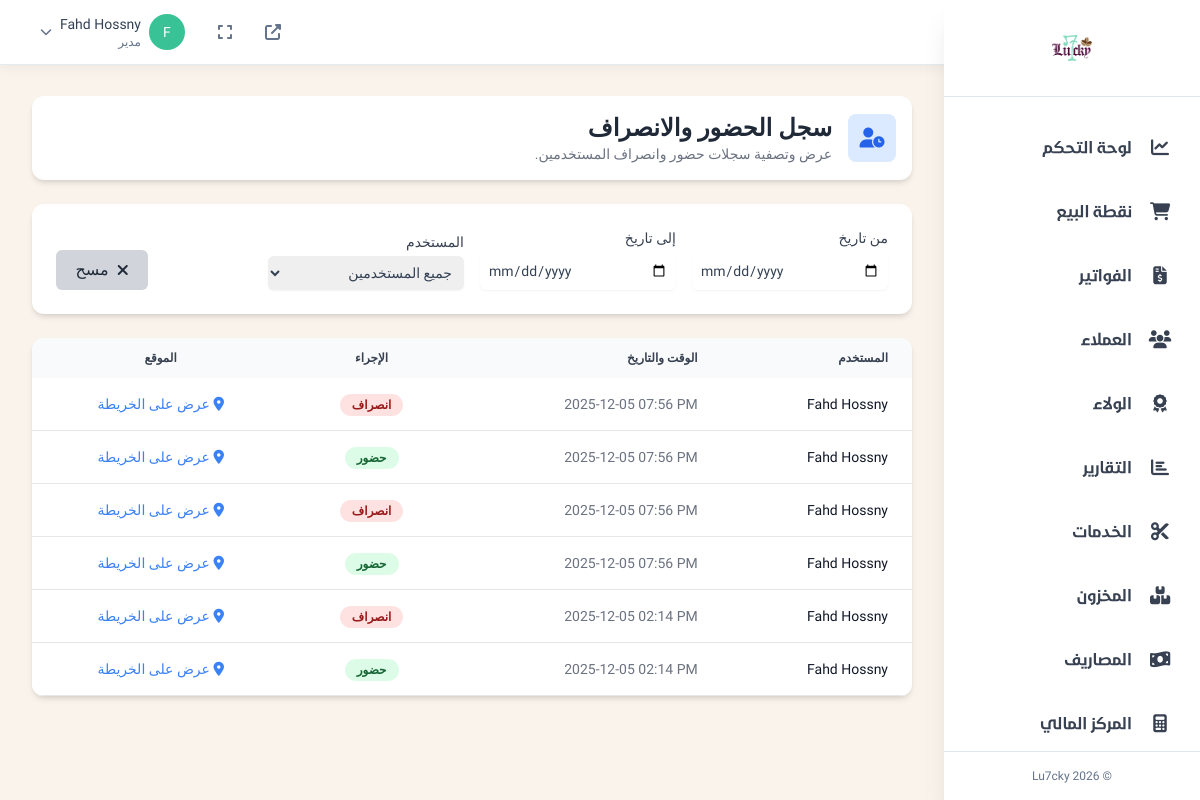
Page /admin/show_attendance.php (signed in) on the committed database.
### tables this page shows
CREATE TABLE `user_attendance_log` (
  `id` int(11) NOT NULL,
  `user_id` int(10) UNSIGNED NOT NULL,
  `event_type` enum('in','out') NOT NULL,
  `event_time` timestamp NOT NULL DEFAULT current_timestamp(),
  `latitude` decimal(10,8) DEFAULT NULL,
  `longitude` decimal(11,8) DEFAULT NULL,
  `break_rule_id` int(11) DEFAULT NULL
);

CREATE TABLE `users` (
  `id` int(10) UNSIGNED NOT NULL,
  `name` varchar(100) NOT NULL,
  `email` varchar(150) NOT NULL,
  `password` varchar(255) NOT NULL,
  `role_id` int(10) UNSIGNED NOT NULL,
  `is_active` tinyint(1) DEFAULT 1,
  `last_login` timestamp NULL DEFAULT NULL,
  `created_by` int(10) UNSIGNED DEFAULT NULL,
  `created_at` timestamp NOT NULL DEFAULT current_timestamp(),
  `updated_at` timestamp NOT NULL DEFAULT current_timestamp() ON UPDATE current_timestamp()
);

### admin/show_attendance.php (the view, shortened to what this page needs)
<?php
$database = new Database();
$db = $database->getConnection();
$filters = [
    'date_from' => $_GET['date_from'] ?? '',
    'date_to' => $_GET['date_to'] ?? '',
    'employee_id' => $_GET['employee_id'] ?? ''
];
$where_conditions = [];
$params = [];
$where_clause = count($where_conditions) > 0 ? 'WHERE ' . implode(' AND ', $where_conditions) : '';
$query = "
    SELECT
        log.event_time,
        u.name AS employee_name, -- Get name from the 'users' table
        log.event_type,
        log.latitude,
        log.longitude,
        br.break_name_ar
    FROM
        user_attendance_log AS log
    JOIN
        users AS u ON log.user_id = u.id -- JOIN with 'users' on user_id
    LEFT JOIN
        hr_break_rules AS br ON log.break_rule_id = br.id
    {$where_clause}
    ORDER BY
        log.event_time DESC
";
$stmt = $db->prepare($query);
$stmt->execute($params);
$attendance_logs = $stmt->fetchAll(PDO::FETCH_ASSOC);
$page_title = 'سجل الحضور والانصراف';
?>
<div class="bg-white rounded-xl shadow-md mb-6 p-4">
    <div class="flex items-center justify-between">
        <div class="flex items-center gap-4">
            <div class="w-12 h-12 bg-blue-100 text-blue-600 rounded-lg flex items-center justify-center text-xl"><i class="fas fa-user-clock"></i></div>
            <div>
                <h1 class="text-2xl font-bold text-gray-800"><?= $page_title ?></h1>
                <p class="text-sm text-gray-500">عرض وتصفية سجلات حضور وانصراف المستخدمين.</p>
            </div>
        </div>
    </div>
</div>
<div class="bg-white rounded-xl shadow-md mb-6 p-6">
    <form method="GET" action="">
        <div class="grid grid-cols-1 md:grid-cols-4 gap-4 items-end">
            <div>
                <label for="date_from" class="block text-sm font-medium text-gray-700">من تاريخ</label>
                <input type="date" id="date_from" name="date_from" value="<?= htmlspecialchars($filters['date_from']) ?>" class="mt-1 block w-full rounded-md border-gray-300 shadow-sm focus:border-indigo-500 focus:ring-indigo-500 sm:text-sm p-2">
            </div>
            <div>
                <label for="date_to" class="block text-sm font-medium text-gray-700">إلى تاريخ</label>
                <input type="date" id="date_to" name="date_to" value="<?= htmlspecialchars($filters['date_to']) ?>" class="mt-1 block w-full rounded-md border-gray-300 shadow-sm focus:border-indigo-500 focus:ring-indigo-500 sm:text-sm p-2">
            </div>
            <div>
                <label for="employee_id" class="block text-sm font-medium text-gray-700">المستخدم</label>
                <select id="employee_id" name="employee_id" class="mt-1 block w-full rounded-md border-gray-300 shadow-sm focus:border-indigo-500 focus:ring-indigo-500 sm:text-sm p-2">
                    <option value="">جميع المستخدمين</option>
                </select>
            </div>
            <div class="flex gap-2">
                <button type="submit" class="w-full bg-mai-brown text-white py-2 px-4 rounded-md hover:bg-opacity-90 flex items-center justify-center gap-2">
                    <i class="fas fa-filter"></i> تصفية
                </button>
                 <a href="show_attendance.php" class="w-full bg-gray-300 text-gray-800 py-2 px-4 rounded-md hover:bg-gray-400 flex items-center justify-center gap-2">
                    <i class="fas fa-times"></i> مسح
                </a>
            </div>
        </div>
    </form>
</div>
<div class="bg-white rounded-xl shadow-md overflow-hidden">
    <div class="overflow-x-auto">
        <table class="w-full text-sm text-right text-gray-500">
            <thead class="text-xs text-gray-700 uppercase bg-gray-50">
                <tr>
                    <th scope="col" class="px-6 py-3">المستخدم</th>
                    <th scope="col" class="px-6 py-3">الوقت والتاريخ</th>
                    <th scope="col" class="px-6 py-3 text-center">الإجراء</th>
                    <th scope="col" class="px-6 py-3 text-center">الموقع</th>
                </tr>
            </thead>
            <tbody>
                <?php if (empty($attendance_logs)): ?>
                    <tr>
                        <td colspan="4" class="text-center py-10 text-gray-500">
                            <i class="fas fa-info-circle fa-2x mb-2"></i>
                            <p>لا توجد سجلات تطابق البحث.</p>
                        </td>
                    </tr>
                <?php else: ?>
                    <?php foreach ($attendance_logs as $log): ?>
                        <tr class="bg-white border-b hover:bg-gray-50">
                            <td class="px-6 py-4 font-medium text-gray-900 whitespace-nowrap">
                                <?= htmlspecialchars($log['employee_name']) ?>
                            </td>
                            <td class="px-6 py-4" dir="ltr" style="text-align: right;">
                                <?= date('Y-m-d h:i A', strtotime($log['event_time'])) ?>
                            </td>
                            <td class="px-6 py-4 text-center">
                                <?php
                                    $badge_class = '';
                                    $badge_text = '';
                                    switch ($log['event_type']) {
                                        case 'in':
                                            $badge_class = 'bg-green-100 text-green-800';
                                            $badge_text = 'حضور';
                                            break;
                                        case 'out':
                                            $badge_class = 'bg-red-100 text-red-800';
                                            $badge_text = 'انصراف';
                                            break;
                                    }
                                ?>
                                <span class="px-3 py-1 text-xs font-semibold rounded-full <?= $badge_class ?>">
                                    <?= $badge_text ?>
                                </span>
                            </td>
                            <td class="px-6 py-4 text-center">
                                <?php if (!empty($log['latitude']) && !empty($log['longitude'])): ?>
                                    <a href="https://maps.google.com/?q=<?= $log['latitude'] ?>,<?= $log['longitude'] ?>" target="_blank" class="text-blue-500 hover:underline">
                                        <i class="fas fa-map-marker-alt"></i> عرض على الخريطة
                                    </a>
                                <?php else: ?>
                                    <span class="text-gray-400">--</span>
                                <?php endif; ?>
                            </td>
                        </tr>
                    <?php endforeach; ?>
                <?php endif; ?>
            </tbody>
        </table>
    </div>
</div>
<?php
include 'layouts/responsive_base.php';
?>

### admin/layouts/responsive_base.php (style rules this page uses)
body { font-family: 'Tajawal', sans-serif; background-color: #FAF3EB; }

### rows in the picture
user_attendance_log: user.name "Fahd Hossny", event_time "2025-12-05 07:56 PM", event_type "انصراف"
user_attendance_log: user.name "Fahd Hossny", event_time "2025-12-05 07:56 PM", event_type "حضور"
user_attendance_log: user.name "Fahd Hossny", event_time "2025-12-05 07:56 PM", event_type "انصراف"
user_attendance_log: user.name "Fahd Hossny", event_time "2025-12-05 07:56 PM", event_type "حضور"
user_attendance_log: user.name "Fahd Hossny", event_time "2025-12-05 02:14 PM", event_type "انصراف"
user_attendance_log: user.name "Fahd Hossny", event_time "2025-12-05 02:14 PM", event_type "حضور"

### other values in the picture
mb_substr($current_admin['username'], 0, 1) "F"
$current_admin['username'] "Fahd Hossny"
$current_admin['role'] "مدير"
$item['title'] "لوحة التحكم"
$item['title'] "نقطة البيع"
$item['title'] "الفواتير"
$item['title'] "العملاء"
$item['title'] "الولاء"
$item['title'] "التقارير"
$item['title'] "الخدمات"
$item['title'] "المخزون"
$item['title'] "المصاريف"
$item['title'] "المركز المالي"
$page_title "سجل الحضور والانصراف"
